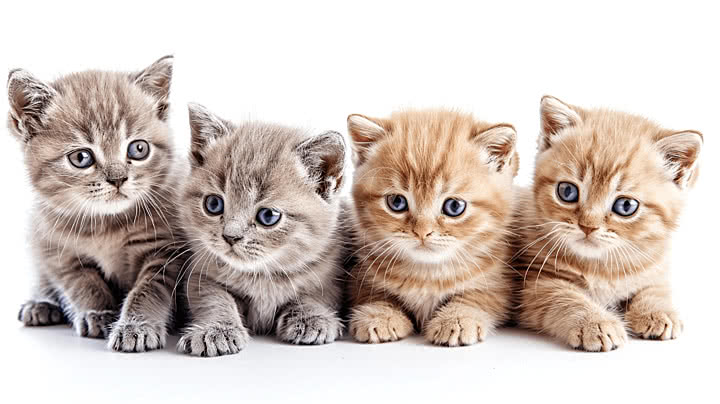
#> input picture img1.jpg, 720 x 404 px
$ python latihan_resizing.py
#> lines starting #> are read from the running program, lines starting #| are printed output that depends on the picture
import os

import cv2

img = cv2.imread(os.path.join(".", "img1.jpg"))
#> img is the input picture: shape (404, 720, 3); mean B, G, R 191.7, 198.6, 210.9

resized_img = cv2.resize(img, (640, 440))
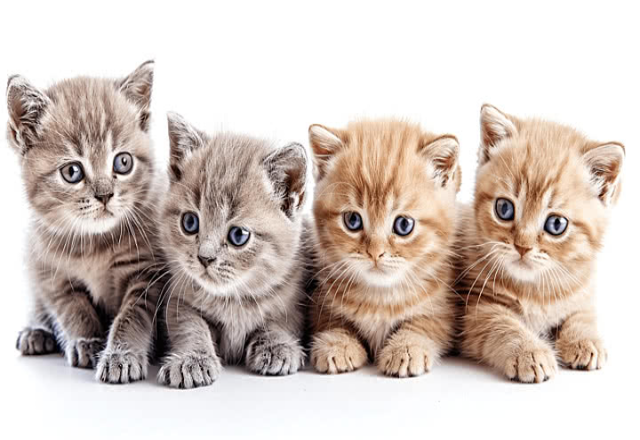
#> resized_img: shape (440, 640, 3); mean B, G, R 191.6, 198.5, 210.8

print(img.shape)
#| (404, 720, 3)
print(resized_img.shape)
#| (440, 640, 3)

cv2.imshow('img', img)
cv2.imshow('resized_img', resized_img)
cv2.waitKey(0)
